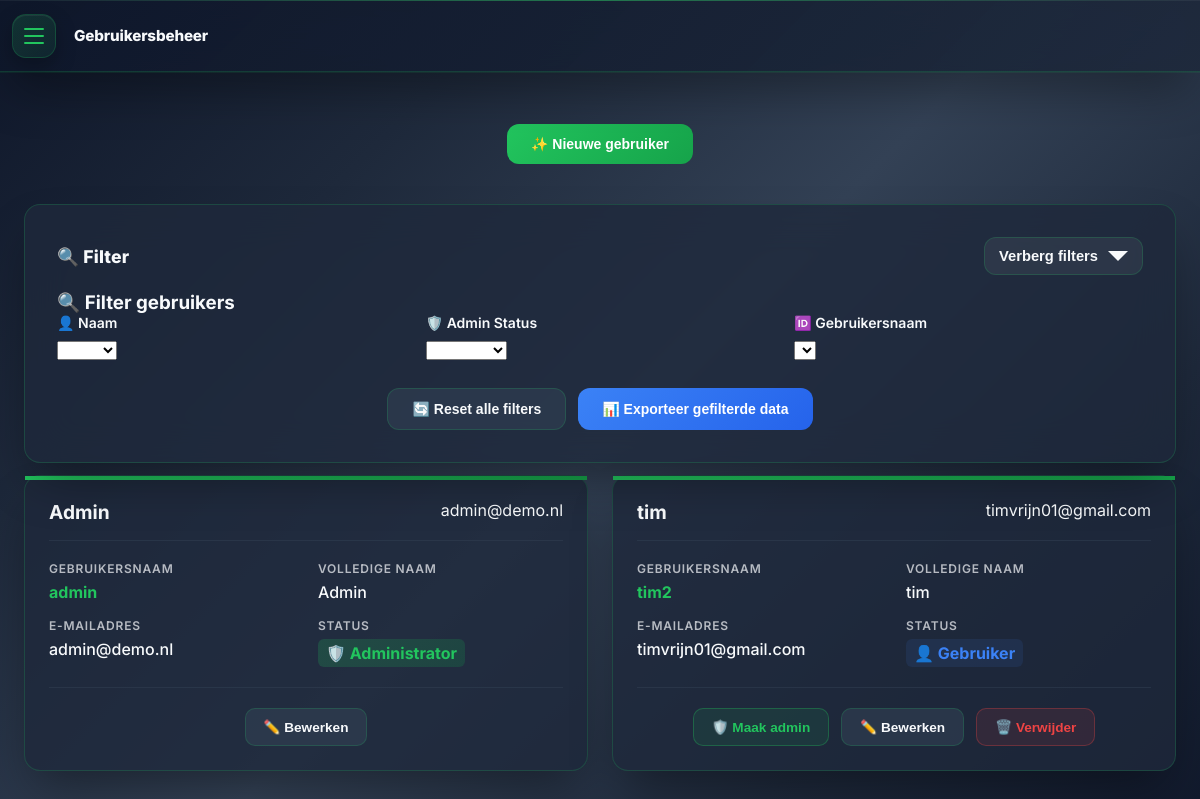
/gebruikers/ (signed in), run on the app's committed database.
### tables this page shows
CREATE TABLE users (
            id TEXT PRIMARY KEY,
            username TEXT NOT NULL UNIQUE,
            password_hash TEXT NOT NULL,
            email TEXT,
            naam TEXT,
            is_admin INTEGER DEFAULT 0 
        );

### app/gebruikers/routes.py (the view)
@gebruikers_bp.route('/', methods=['GET'])
def gebruikers():
    if not is_admin():
        flash("Geen toegang!", "danger")
        return redirect(url_for('dashboard.bedrijfsdashboard'))
    conn = db.get_connection()
    conn.row_factory = sqlite3.Row
    c = conn.cursor()
    rows = c.execute("SELECT id, username, email, naam, is_admin FROM users").fetchall()
    conn.close()
    current_user_id = session.get('user_id')
    return render_template('gebruikers/gebruikers.html', gebruikers=rows, current_user_id=current_user_id)

### app/gebruikers/routes.py (called while the page is built)
def is_admin():
    return session.get('is_admin', 0) == 1

### app/models/database_beheer.py (called while the page is built)
def get_connection():
    return sqlite3.connect(DB_NAME)

### app/gebruikers/templates/gebruikers/gebruikers.html (shortened to what this page needs)
{% if session.get('is_admin', 0) == 1 %}
<!DOCTYPE html>
<html lang="nl">
<head>
  <link rel="stylesheet" href="{{ url_for('static', filename='css/quantum-navigation.css') }}">
  <link rel="stylesheet" href="https://cdn.jsdelivr.net/npm/choices.js@10.2.0/public/assets/styles/choices.min.css">
  <link rel="stylesheet" href="{{ url_for('static', filename='css/filter.css') }}">
  <link rel="stylesheet" href="{{ url_for('static', filename='css/quantum-modal.css') }}">
</head>
<body>
<nav id="quantumNav"
     data-component="QuantumNavigation"
     data-auto-init="true"
     data-current-page="gebruikers"
     data-admin-only="{{ 'true' if session.get('is_admin',0)==1 else 'false' }}"
     data-show-user-profile="true">
  <button class="quantum-mobile-btn" id="quantumMobileBtn" aria-label="Menu"></button>
  <span class="quantum-page-label" id="quantumPageLabel" aria-current="page"></span>
</nav>
  <div class="container">
    <div class="header-row">
      <div class="top-actions">
        <button class="action-btn" onclick="openAddDialog()">✨ Nieuwe gebruiker</button>
      </div>
    </div>
    <div class="filter-section">
      <h3>🔍 Filter gebruikers</h3>
      <div class="filter-grid">
        <div class="filter-item">
          <label for="filter-naam">👤 Naam</label>
          <select id="filter-naam" data-placeholder="Kies naam...">
            <option value=""></option>
          </select>
        </div>
        <div class="filter-item">
          <label for="filter-admin">🛡️ Admin Status</label>
          <select id="filter-admin" data-placeholder="Alle statussen...">
            <option value=""></option>
            <option value="1">Admin</option>
          </select>
        </div>
        <div class="filter-item">
          <label for="filter-username">🆔 Gebruikersnaam</label>
          <select id="filter-username" data-placeholder="Kies gebruikersnaam...">
            <option value=""></option>
          </select>
        </div>
      </div>
      <div class="filter-buttons">
        <button type="button" id="btn-reset" class="btn-reset">🔄 Reset alle filters</button>
        <button type="button" id="btn-export" class="btn-filter">📊 Exporteer gefilterde data</button>
      </div>
    </div>
    <div class="data-container">
      {% if gebruikers %}
      <div class="modern-grid" id="gebruikers-grid">
        {% for u in gebruikers %}
        <div class="data-card"
             data-id="{{ u['id'] }}"
             data-naam="{{ (u['naam'] or u['username'])|e }}"
             data-username="{{ u['username']|e }}"
             data-email="{{ (u['email'] or '')|e }}"
             data-admin="{{ 1 if u['is_admin'] else 0 }}">
          <div class="card-header">
            <div class="card-title">{{ u['naam'] or u['username'] }}</div>
            <div class="card-date">{{ u['email'] or 'Geen email' }}</div>
          </div>
          <div class="card-content">
            <div>
              <div class="card-label">Gebruikersnaam</div>
              <div class="card-value" style="color:var(--quantum-accent);font-weight:700">{{ u['username'] }}</div>
            </div>
            <div>
              <div class="card-label">Volledige naam</div>
              <div class="card-value">{{ u['naam'] or '-' }}</div>
            </div>
            <div>
              <div class="card-label">E-mailadres</div>
              <div class="card-value">{{ u['email'] or '-' }}</div>
            </div>
            <div>
              <div class="card-label">Status</div>
              <div class="card-value {{ 'admin-badge' if u['is_admin'] else 'user-badge' }}">
                {{ '🛡️ Administrator' if u['is_admin'] else '👤 Gebruiker' }}
              </div>
            </div>
          </div>
          <div class="card-actions">
            {% if not u['is_admin'] %}
            <form action="{{ url_for('gebruikers.gebruikers_make_admin', user_id=u['id']) }}"
                  method="POST" style="display:inline;">
              <button type="button" class="admin-btn"
                      onclick="confirmMakeAdmin(this, '{{ (u['naam'] or u['username'])|e }}')">🛡️ Maak admin</button>
            </form>
            {% endif %}
            <button type="button" class="btn-edit"
                    onclick="openEditDialog(
                      '{{ u['id']|e }}',
                      '{{ u['username']|e }}',
                      '{{ (u['naam'] or '')|e }}',
                      '{{ (u['email'] or '')|e }}'
                    )">✏️ Bewerken</button>
            {% if u['id'] != current_user_id %}
            <form action="{{ url_for('gebruikers.gebruikers_delete', user_id=u['id']) }}"
                  method="POST" style="display:inline;">
              <button type="button" class="danger-btn"
                      onclick="confirmDeleteUser(this, '{{ (u['naam'] or u['username'])|e }}')">🗑️ Verwijder</button>
            </form>
            {% endif %}
          </div>
        </div>
        {% endfor %}
      </div>
      {% else %}
      <div class="no-data">
        <h3>🤷‍♂️ Geen gebruikers gevonden</h3>
        <p>Er zijn nog geen gebruikers toegevoegd aan het systeem.</p>
        <button onclick="openAddDialog()" class="action-btn">✨ Voeg de eerste gebruiker toe</button>
      </div>
      {% endif %}
    </div>
  </div>
</body>
</html>
{% endif %}

### app/static/css/quantum-navigation.css (style rules this page uses)
:root { --quantum-primary:#0f172a; --quantum-secondary:#1e293b; --quantum-accent:#22c55e; --quantum-accent-dark:#16a34a; --quantum-text:#f8fafc; --quantum-text-muted:rgba(248,250,252,.7); --quantum-border:rgba(34,197,94,.22); --shadow-quantum:0 25px 50px -12px rgba(0,0,0,.4); --transition:all .28s cubic-bezier(.4,0,.2,1); --qnav-h: 72px; --qnav-gap: 12px; }
body { padding-top: calc(var(--qnav-h) + var(--qnav-gap)); }
.quantum-nav, .quantum-nav *,.quantum-nav *::before,.quantum-nav *::after { box-sizing:border-box; margin:0; padding:0; }
#quantumNav.quantum-nav { position:fixed; inset:0 0 auto 0; z-index:10000; min-height:72px; font-family:'Inter',system-ui,sans-serif; -webkit-font-smoothing:antialiased; text-rendering:optimizeLegibility; backdrop-filter:blur(18px) saturate(160%); background:linear-gradient(135deg, rgba(15,23,42,.95), rgba(30,41,59,.92)); border-bottom:1px solid var(--quantum-border); box-shadow:0 1px 0 rgba(34,197,94,.10), var(--shadow-quantum), inset 0 1px 0 rgba(255,255,255,.05); transition:background .25s ease, box-shadow .25s ease; display:flex; align-items:center; gap:8px; padding:0 12px; }
#quantumNav.quantum-nav::before { content:''; position:absolute; left:0; right:0; top:0; height:1px; background:linear-gradient(90deg, transparent, rgba(34,197,94,.7), transparent); opacity:.7; }
.quantum-mobile-btn { display:none; align-items:center; justify-content:center; width:44px; height:44px; border:0; cursor:pointer; position:relative; z-index:10002; border-radius:14px; color:var(--quantum-accent); background:linear-gradient(135deg, rgba(34,197,94,.16), rgba(34,197,94,.08)); border:1px solid var(--quantum-border); box-shadow:inset 0 1px 0 rgba(255,255,255,.06), 0 8px 20px rgba(0,0,0,.25); transition:transform .22s ease, box-shadow .22s ease, background .22s ease, border-color .22s ease; }
#quantumNav.use-drawer .quantum-mobile-btn { display:inline-flex; }
#quantumNav.js-ready.use-drawer .quantum-mobile-btn { display:inline-flex !important; }
#quantumNav .quantum-page-label { display:none; margin-left:10px; font-weight:800; font-size:.95rem; letter-spacing:-.01em; color:var(--quantum-text); white-space:nowrap; overflow:hidden; text-overflow:ellipsis; max-width:50vw; line-height:1; position:relative; z-index:10002; }
#quantumNav.use-drawer .quantum-page-label { display:inline-flex; align-items:center; }

### app/static/css/filter.css (style rules this page uses)
:root { --filter-radius: 16px; --filter-padding: 24px; --filter-gap: 20px; --filter-t: .28s cubic-bezier(.4,0,.2,1); --filter-caret-size: 10px; --q-accent: var(--quantum-accent, #22c55e); --q-accent-dark: var(--quantum-accent-dark, #16a34a); --q-surface: var(--quantum-surface, rgba(30,41,59,.8)); --q-surface-2: var(--quantum-secondary, #1e293b); --q-text: var(--quantum-text, #f8fafc); --q-text-muted: var(--quantum-text-muted, rgba(248,250,252,.78)); --q-border: var(--quantum-border, rgba(34,197,94,.22)); --q-shadow: 0 25px 50px -12px rgba(0,0,0,.45); --q-shadow-soft: 0 12px 30px rgba(0,0,0,.25); --chip-bg: rgba(34,197,94,.14); --chip-border: rgba(34,197,94,.28); }
.filter-section { position: relative; z-index: 5; background: var(--q-surface); backdrop-filter: blur(20px); border: 1px solid var(--q-border); border-radius: var(--filter-radius); padding: var(--filter-padding); box-shadow: var(--q-shadow); overflow: visible; }
.filter-grid { display:grid; grid-template-columns: repeat(auto-fit, minmax(250px,1fr)); gap: var(--filter-gap); margin-bottom: 16px; position: relative; z-index: 6; }
.filter-item { position:relative; z-index:7; }
.filter-item label { color: var(--q-text); font-weight: 700; font-size: .875rem; margin-bottom: 8px; display:block; }
.filter-buttons { display:flex; gap:12px; justify-content:center; flex-wrap:wrap; margin-top:12px; }
.btn-filter,.btn-reset { padding:12px 20px; border-radius:12px; border:1px solid transparent; cursor:pointer; font-weight:700; font-size:.9rem; transition: transform var(--filter-t), box-shadow var(--filter-t), background var(--filter-t), color var(--filter-t), border-color var(--filter-t); }
.btn-filter { background: linear-gradient(135deg, #3b82f6, #2563eb); color:#fff; }
.btn-reset { background: rgba(255,255,255,.06); color: var(--q-text); border-color: var(--q-border); }

### data on the page
users: naam "Admin", email "admin@demo.nl", username "admin", is_admin "🛡️ Administrator"
users: naam "tim", email "timvrijn01@gmail.com", username "tim2", is_admin "👤 Gebruiker"
